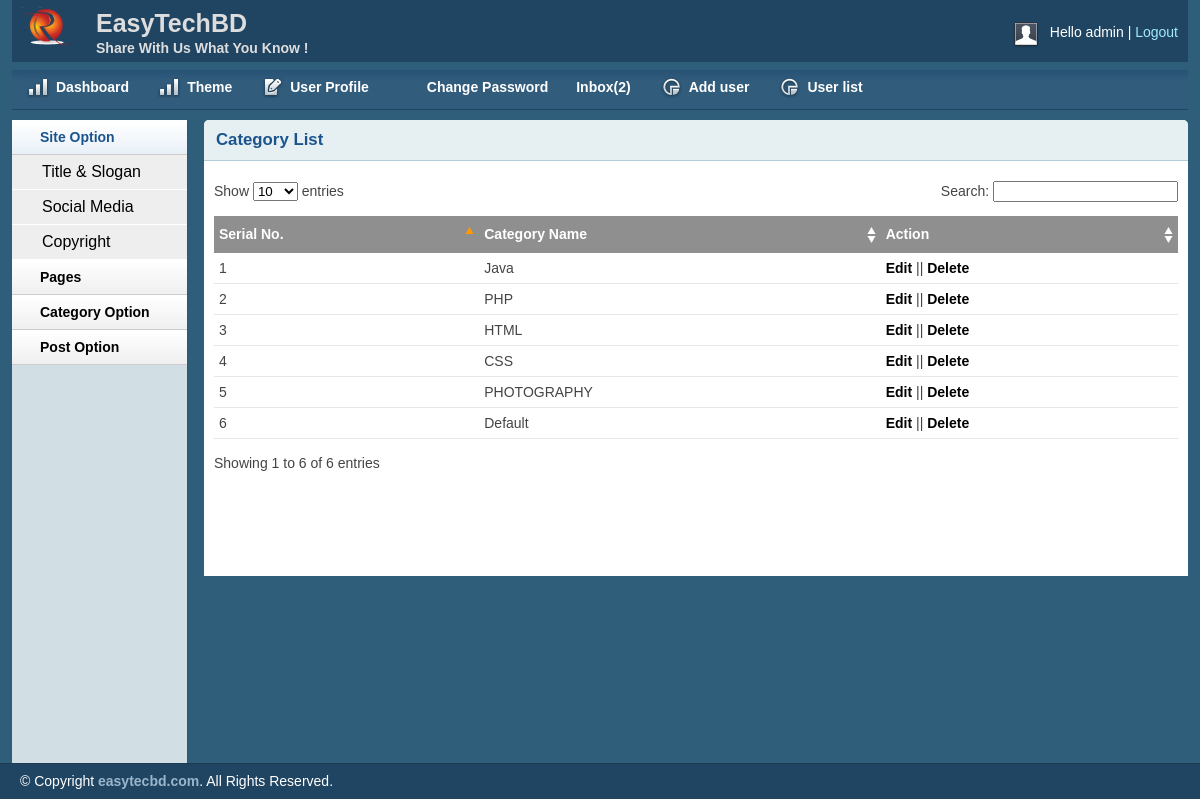
The page /admin/catlist.php (signed in) on the database its author committed.
### tables this page shows
CREATE TABLE `tbl_header` (
  `id` int(11) NOT NULL,
  `title` varchar(255) NOT NULL,
  `slogan` varchar(255) NOT NULL,
  `logo` varchar(255) NOT NULL
);

CREATE TABLE `tbl_user` (
  `id` int(11) NOT NULL,
  `name` varchar(255) NOT NULL,
  `usename` varchar(255) NOT NULL,
  `password` varchar(255) NOT NULL,
  `email` varchar(255) NOT NULL,
  `details` text NOT NULL,
  `role` varchar(255) NOT NULL
);

CREATE TABLE `tbl_cat` (
  `id` int(11) NOT NULL,
  `name` varchar(255) NOT NULL
);

CREATE TABLE `tbl_copyright` (
  `id` int(11) NOT NULL,
  `copytext` varchar(255) NOT NULL
);

### lib/Database.php (called while the page is built, shortened)
<?php
Class Database{
	public $host   = DB_HOST;
	public $user   = DB_USER;
	public $pass   = DB_PASS;
	public $dbname = DB_NAME;
	public $link;
	private function connectDB(){
	$this->link = new mysqli($this->host, $this->user, $this->pass, $this->dbname);
 }
	public function select($query){
		$result = $this->link->query($query) or die($this->link->error.__LINE__);
		if($result->num_rows > 0){
			return $result;
		} else {
			return false;
		}
	}
}

### lib/session.php (called while the page is built, shortened)
<?php
      class session{
            public static function get($key){
                  if (isset($_SESSION["$key"])) {
                        return $_SESSION["$key"];
                  }else{
                        return false;
                  }
            }
      }
?>

### admin/catlist.php (the view, shortened to what this page needs)
<?php include("inc/header.php"); ?>
<?php  include("inc/sidebar.php"); ?>
        <div class="grid_10">
            <div class="box round first grid">
                <h2>Category List</h2>
                <div class="block">
                    <table class="data display datatable" id="example">
					<thead>
						<tr>
							<th>Serial No.</th>
							<th>Category Name</th>
							<th>Action</th>
						</tr>
					</thead>
					<tbody>
					<?php
						$query = "SELECT * FROM  tbl_cat";
						 $catdata =  $db->select($query);
						 if ( $catdata) {
							 $i=0;
							while ($result=$catdata->fetch_assoc() ) {
								$i++;
					?>
						<tr class="odd gradeX">
							<td> <?php echo $i ?> </td>
							<td><?php echo $result["name"] ?></td>
							<td><a href="editcat.php?catid= <?php echo $result['id'] ?>">Edit</a> || <a onclick="return confirm('Are You sure to delete data')" href="?deletecat= <?php echo $result['id'] ?>">Delete</a></td>
						</tr>
						<?php }
						 }?>
					</tbody>
				</table>
               </div>
            </div>
        </div>
        <?php  include("inc/footer.php"); ?>

### admin/inc/header.php (shortened to what this page needs)
<?php include("../lib/database.php")?>
<?php
$db = new database();
?>
<?php
include("../lib/session.php");
?>
<!DOCTYPE html>
<html>
<head>
    <link rel="stylesheet" type="text/css" href="css/reset.css" media="screen" />
    <link rel="stylesheet" type="text/css" href="css/text.css" media="screen" />
    <link rel="stylesheet" type="text/css" href="css/grid.css" media="screen" />
    <link rel="stylesheet" type="text/css" href="css/layout.css" media="screen" />
    <link rel="stylesheet" type="text/css" href="css/nav.css" media="screen" />
    <link href="css/table/demo_page.css" rel="stylesheet" type="text/css" />
</head>
<body>
<?php
                $userid =session::get("userId");
                $userrole =session::get("userRole");
                $query = "SELECT * FROM tbl_user where id='$userid' and role='$userrole'";
                $slctqury = $db->select($query);
                if ($slctqury) {
                    $username=$slctqury->fetch_assoc();
                }
                ?>
    <div class="container_12">
        <div class="grid_12 header-repeat">
            <div id="branding">
                <div class="floatleft logo">
                <?php
                    $query = "SELECT * FROM tbl_header ";
                    $selectquery = $db->select($query);
                    if ($selectquery) {
                        while($result= $selectquery->fetch_assoc()){
                ?>
                    <img src="<?php echo $result['logo'] ?>" alt="Logo" />
				</div>
				<div class="floatleft middle">
					<h1><?php echo $result['title'] ?></h1>
					<p><?php echo $result['slogan'] ?></p>
				</div>
                <?php }}?>
                <div class="floatright">
                    <div class="floatleft">
                        <img src="img/img-profile.jpg" alt="Profile Pic" /></div>
                    <div class="floatleft marginleft10">
                        <ul class="inline-ul floatleft">
                            <li>Hello <?php echo $username['usename'] ?></li>
                            <li><a href="?action=logout">Logout</a></li>
                        </ul>
                    </div>
                </div>
            </div>
        </div>
        <div class="grid_12">
            <ul class="nav main">
                <li class="ic-dashboard"><a href="index.php"><span>Dashboard</span></a> </li>
                <li class="ic-dashboard"><a href="theme.php"><span>Theme</span></a> </li>
                <li class="ic-form-style"><a href="profile.php"><span>User Profile</span></a></li>
				<li class="ic-typography"><a href="changepassword.php"><span>Change Password</span></a></li>
                <?php
						$query = "SELECT * FROM tbl_contact where status=0  order by date desc";
						$slctqury = $db->select($query);
						if ($slctqury) {
                            $count= mysqli_num_rows($slctqury);
                        }else{
                            $count="0";
                        }
                ?>
				<li class="ic-grid-tables"><a href="inbox.php">    Inbox<?php echo "(".$count.")"?></span></a></li>
                <?php
                if (session::get("userRole")=="1") {
                ?>
                <li class="ic-charts"><a href="adduser.php"><span>Add user</span></a></li>
            <?php }?>
                <li class="ic-charts"><a href="userlist.php"><span>User list</span></a></li>
            </ul>
        </div>

### admin/inc/sidebar.php (shortened to what this page needs)
<div class="grid_2">
            <div class="box sidemenu">
                <div class="block" id="section-menu">
                    <ul class="section menu">
                       <li><a class="menuitem">Site Option</a>
                            <ul class="submenu">
                                <li><a href="titleslogan.php">Title & Slogan</a></li>
                                <li><a href="social.php">Social Media</a></li>
                                <li><a href="copyright.php">Copyright</a></li>
                            </ul>
                        </li>
                         <li><a class="menuitem">Pages</a>
                        </li>
                        <li><a class="menuitem">Category Option</a>
                        </li>
                        <li><a class="menuitem">Post Option</a>
                        </li>
                    </ul>
                </div>
            </div>
        </div>

### admin/inc/footer.php (shortened to what this page needs)
<?php
 $db= new Database();
  ?>
    </div>
    <div id="site_info">
    <?php
        $query = "SELECT * FROM  tbl_copyright ";
        $footerquery = $db->select($query);
        if ($footerquery) {
           while ($result = $footerquery->fetch_assoc()) {
    ?>
        <p>
         &copy; Copyright <a href="#"><?php echo $result['copytext'] ?></a>. All Rights Reserved.
        </p>
    <?php }}?>
    </div>
</body>
</html>

### admin/css/layout.css (style rules this page uses)
body { background: #fff none repeat scroll 0 0; color: #444; font-size: 14px; padding: 0; }
.floatleft { float:left; }
.logo img { margin-top: -15px; width: 52px; }
.middle { margin-left: 22px; margin-top: -14px; }
.middle h1 { color:#ddd;margin:0 }
.middle p { color: #ddd; margin: 0; font-weight: bold; }
.floatright { float:right; }
.inline-ul li { display:inline; color:#fff; }
.marginleft10 { margin-left:10px; }
a { color: #000; font-weight:bold; text-decoration: none; }
.container_12, .container_16 { background:#2E5E79; }
h1, h2, h3, h4, h5, h6 { line-height:1.2em; margin-bottom:.3em; }
h2 { margin-top:1em; }
#branding { font-weight: normal; margin-bottom: 0; padding: 22px 10px 3px; text-align: left; }
.header-repeat { background:url(../img/header-repeat.jpg) repeat-x; }
#branding a { color:#A1EAFF; font-weight:normal; }
#branding a:before { content:" | "; color:#fff; }
#branding ul, #branding ul li { margin:0px; padding:0px; }
#branding li { padding:0px 0px 0px 0px !important; }
.box { background:#fff; margin-bottom:20px; padding:10px 10px 10px 10px; margin-left:-8px; }
.box.grid { padding-bottom:40px; }
.box.round { -moz-border-radius: 5px 5px 0px 0px; -webkit-border-radius: 5px 5px 0px 0px; border-radius: 5px 5px 0px 0px; }
.box h2 { font-size:1.2em; font-weight:bold; color:#1B548D; background:#E6F0F3; margin:-10px -10px 0 -10px; padding:10px 12px; border-bottom:1px solid #B3CBD6; -moz-border-radius: 5px 5px 0px 0px; -webkit-border-radius: 5px 5px 0px 0px; border-radius: 5px 5px 0px 0px; }
.box.first { min-height: 406px; }
.block { padding-top:20px; }
.box.sidemenu { background-color:#D1DEE4; border-right:1px solid #3A5665; padding:0px; margin:0px; cursor:pointer; }
.box.sidemenu .block { padding-top:0px; margin-top:0px; }
p { margin-bottom:1em; }
ul, ol { padding-top:0; }
ul.menu { list-style:none; border-top:1px solid #bbb; }
ul.menu li { margin:0; }
ul.menu li a { display:block; padding:4px 10px; border-bottom:1px solid #ccc; }
ul.menu ul { list-style:none; margin:0; }
ul.menu ul li a { padding-left:30px; }
ul.section { border-top:0; margin-bottom:0; }
ul.section li a { background:url(../img/sidemenu-repeat.jpg) repeat-x; line-height:26px; padding-left:28px; }
ul.section li li a { background:#ddd; border-bottom:1px solid #eee; }
ul.section ul li { text-transform:none; }
ul.section ul.current li a { background: #eee none repeat scroll 0 0; border-bottom: 1px solid #fff; font-size: 16px; font-weight: normal; }
ul.section li a.current { color:#1B548D; background:url(../img/sidemenu-repeat-hover.jpg) repeat-x; }
#site_info { color:#fff; background:#204562; border-top:1px solid #1d3b53; padding-left:20px; }
#site_info p { line-height:35px; margin-bottom:0px; }
#site_info a { color:#9ab6cc; }
.block { padding-bottom:1px; }
table.display { margin: 0 auto; clear: both; width: 100%; }
.sorting_asc { background: #8f8f8f url(../img/table/sort_asc.png) no-repeat center right; padding:8px 5px; text-align:left; color:#fff; }
.sorting { background:#8f8f8f url(../img/table/sort_both.png) no-repeat center right; padding:8px 5px; text-align:left; color:#fff; }
tr.odd { height: 30px; line-height: 30px; border-bottom:1px solid #e6e6e6; }
tr.even { height: 30px; line-height: 30px; border-bottom:1px solid #e6e6e6; }
tr.odd td, tr.even td { padding-left:5px; }

### rows shown on the page
tbl_header: logo (picture), title "EasyTechBD", slogan "Share With Us What You Know !"
tbl_user: usename "admin"
tbl_cat: name "Java"
tbl_cat: name "PHP"
tbl_cat: name "HTML"
tbl_cat: name "CSS"
tbl_cat: name "PHOTOGRAPHY"
tbl_cat: name "Default"
tbl_copyright: copytext "easytecbd.com"

### other values the page prints
$count "2"
